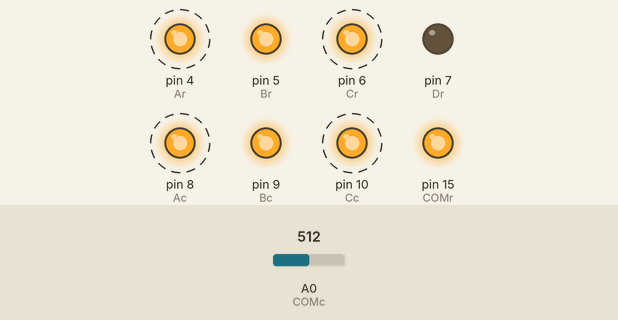
Simulated run of this sketch. Board: Arduino Uno, built with avr-gcc and run on an emulated ATmega328P. On the bench: output pins drawn as LEDs (lit = HIGH). Dashed ring = blinking. Inputs (shaded band) come from the test bench; at power-on: A0 (COMc) = 512. Pins used as bus, display or sensor lines are not drawn; what the sketch prints to the serial monitor is not drawn.

Above: at 1.2 s.
1.3 s: A0 (COMc) set to 716
At 1.33 s:
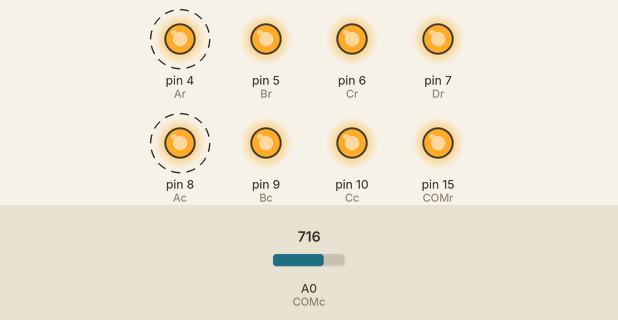
4.3 s: A0 (COMc) set to 122
At 4.71 s:
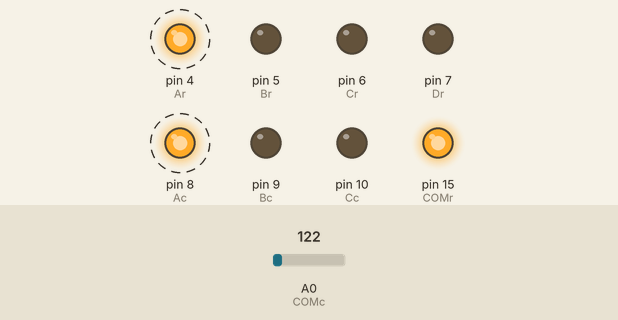
Timing chart, 0 to 13.3 s (numbered marks = the images above; inputs shaded):
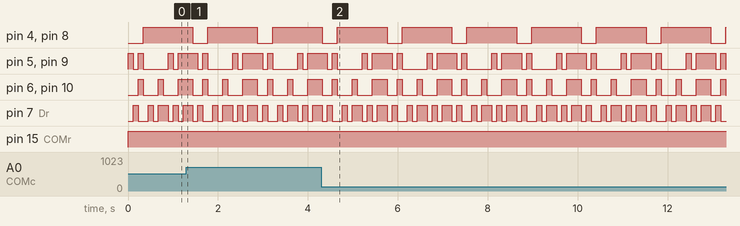

Measured:
- by itself, pin 4 (Ar), pin 8 (Ac): alternates HIGH for 1.1 s and LOW for 0.34 s
- by itself, pin 5 (Br), pin 9 (Bc): repeats every 1.4 s: HIGH 0.11 s, LOW 0.56 s, HIGH 0.11 s, LOW 0.11 s, HIGH 0.44 s, LOW 0.11 s
- by itself, pin 6 (Cr), pin 10 (Cc): repeats every 1.4 s: 2 × (HIGH 0.11 s, LOW 0.34 s), HIGH 0.32 s, LOW 0.22 s
- by itself, pin 7 (Dr): repeats every 1.4 s: HIGH 0.11 s, LOW 0.22 s, HIGH 0.11 s, LOW 0.11 s, HIGH 0.22 s, LOW 0.11 s, HIGH 0.11 s, LOW 0.11 s, HIGH 0.21 s, LOW 0.11 s

The sketch:

robotSkinMulti16.pde
```cpp
// ROWS = digital write
// COLS = analog read

int Ac = 8;
int Bc = 9;
int Cc = 10;
int Dc = 11;

int Ar = 4;
int Br = 5;
int Cr = 6;
int Dr = 7;

int COMc = A0;
int COMr = 15;

//int bin [] = {0000, 1000, 0100, 1100, 0010, 1010, 0110, 1110, 0001, 1001, 0101, 1101, 0011, 1011, 0111, 1111};
int bin [] = {
  1010, 0110, 1110, 0001, 1001, 0101, 1101, 0011, 1011, 0111, 1111};
int matrixValues[11*11];
int r0 = 0;      //value select pin at the 4051 (s0)
int r1 = 0;      //value select pin at the 4051 (s1)
int r2 = 0;      //value select pin at the 4051 (s2)
int r3 = 0;      //value select pin at the 4051 (s3)
int row = 0;     // storeing the bin code
int c0 = 0;      //value select pin at the 4051 (s0)
int c1 = 0;      //value select pin at the 4051 (s1)
int c2 = 0;      //value select pin at the 4051 (s2)
int c3 = 0;      //value select pin at the 4051 (s3)
int col = 0;     // storeing the bin code
int rowCount;    // just a count
int numRows = 11;
int numCols = 11;


void setup(){
  pinMode(Ac, OUTPUT); //A
  pinMode(Bc, OUTPUT); //B
  pinMode(Cc, OUTPUT); //C
  pinMode(Dc, OUTPUT); //D
    pinMode(Ar, OUTPUT); //A
  pinMode(Br, OUTPUT); //B
  pinMode(Cr, OUTPUT); //C
  pinMode(Dr, OUTPUT); //D
  pinMode(COMc, INPUT);
  //digitalWrite(14, HIGH);//pullup
  pinMode(COMr, OUTPUT);

  Serial.begin(9600);
}//end setup


void loop () {

  ////////
  //ROWS//
  ////////

  //set one digital output to LOW, all else to HIGH
    row = bin[rowCount];

    r0 = row & 0x01;
    r1 = (row>>1) & 0x01;
    r2 = (row>>2) & 0x01;
    r3 = (row>>3) & 0x01;

    digitalWrite(Ar, r0); //send to Digital OUT 1
    digitalWrite(Br, r1); //send to Digital OUT 2
    digitalWrite(Cr, r2); //send to Digital OUT 3
    digitalWrite(Dr, r3); //send to Digital OUT 4

    digitalWrite(COMr, HIGH);

Serial.print(rowCount + "\t");

  ////////
  //COLS//
  ////////

  for (int count = 0; count < numCols; count++) {
    col = bin[count];
    c0 = col & 0x01;
    c1 = (col>>1) & 0x01;
    c2 = (col>>2) & 0x01;
    c3 = (col>>3) & 0x01;

    digitalWrite(Ac, r0); //send to Digital OUT 1
    digitalWrite(Bc, r1); //send to Digital OUT 2
    digitalWrite(Cc, r2); //send to Digital OUT 3
    digitalWrite(Dc, r3); //send to Digital OUT 4

    delay(10);

    matrixValues[count*rowCount] = analogRead(COMc);

    Serial.print(matrixValues[count*rowCount] + "\t");
  }//end for

  Serial.println("");

  rowCount++;

  if(rowCount > numRows){
    rowCount = 0;
    delay(100);
  }

}//end loop
```
